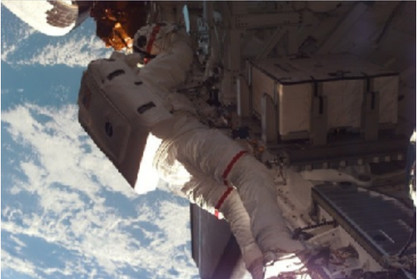
#> input picture cv02_image_enhancement/image/spaceman.png, 417 x 279 px, shrunk from 536 x 359 before the run
$ python image_enhancement.py
#> lines starting #> are read from the running program, lines starting #| are printed output that depends on the picture
import cv2 as cv
import matplotlib.pyplot as plt
import numpy as np
import os


# 显示图片函数
def img_show(name, img):
    cv.imshow(name, img)
    cv.waitKey(0)
    cv.destroyAllWindows()


# 对灰度图像进行直方图均衡化
def equalize_hist(img, nbr_bins=256):
    # 图像直方图统计
    img_hist, bins = np.histogram(img.flatten(), nbr_bins)
    # 累积分布函数
    cdf = img_hist.cumsum()
    cdf = 255.0 * cdf / cdf[-1]
    # 使用累积分布函数的线性插值，计算新的像素值
    img2 = np.interp(img.flatten(), bins[:-1], cdf)  # 分段线性插值函数
    img_hist_result = img2.reshape(img.shape)
    return img_hist_result, cdf


# Gamma校正
def adjust_gamma(img, gamma):
    # 除以像素最大值进行归一化
    img_float = img / float(np.max(img))
    img_gamma = np.power(img_float, gamma) * float(np.max(img))
    img_gamma_int = img_gamma.astype(np.uint8)
    return img_gamma_int


# ==== main ========================================================

# 1 直方图均衡化
# 2 CLAHE
# 3 GAMMA校正，不同参数（大于1，小于1）

# 读取灰度图像
img = cv.imread('image/spaceman.png', cv.IMREAD_GRAYSCALE)
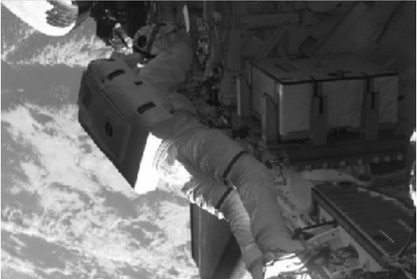
#> img: shape (279, 417); min 8, max 255, mean 98.4
cv.imwrite('image/img_gray.png', img)


# ==== part one: equalize hist ======
# 直方图均衡化
img_equalize_hist, cdf = equalize_hist(img)
#> in equalize_hist, `img_hist, bins = np.histogram(img.flatten(), nbr_bins)`: img_hist = 256 values, max 2748 at index 36, min 0 at index 28, mean 454.5; bins = 257 values from 8 to 255
#> in equalize_hist, `cdf = img_hist.cumsum()`: cdf = 256 values from 1 to 116343
#> in equalize_hist, `cdf = 255.0 * cdf / cdf[-1]`: cdf = 256 values from 0.00219 to 255
#> in equalize_hist, `img_hist_result = img2.reshape(img.shape)`:
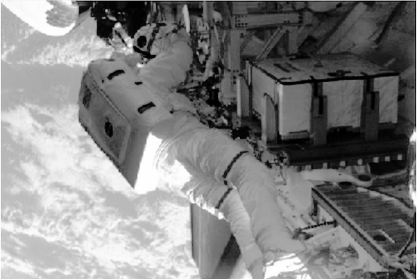
#> img_hist_result: shape (279, 417) float64; min 0.00219, max 255, mean 129.3
#> cdf = 256 values from 0.00219 to 255
img_eh_int = img_equalize_hist.astype(np.uint8)
# 使用库函数
img_eh_opencv = cv.equalizeHist(img)

# 对比 原始图像与均衡化图
img_eh_compare = np.hstack([img, img_eh_int, img_eh_opencv])
img_show('img_eh_compare', img_eh_compare)
cv.imwrite('image/compare_eh.png', img_eh_compare)

# 统计原始图像的直方图，灰度256阶
plt.subplot(2, 1, 1)
plt.hist(img.flatten(), 256)
plt.title('Original Image Gray Hist')
# 累计分布函数
plt.subplot(2, 1, 2)
plt.plot(cdf, color='r', label='cumulative distribution function')
plt.legend()
# plt.title('Cumulative Distribution Function')
plt.savefig('image/grayhist_cdf_original_image.png')
#> figure, not shown here; panel 1: tallest bar 2748 high, from x = 42.73 to 43.7; panel 2: curve peaks at x = 255, y = 255
plt.show()

# 统计均衡化图的直方图（自定义函数与库函数）
plt.hist(img_eh_int.flatten(), 256, label='custom function')
plt.legend(loc=1)
plt.twinx()
plt.hist(img_eh_opencv.flatten(), 256, color='r', label='opencv function')
plt.legend(loc=2)
plt.title('Equalized Image Gray Hist')
plt.savefig('image/gray_hist_equalized_image.png')
#> figure, not shown here; panel 1: tallest bar 2748 high, from x = 63.75 to 64.75; panel 2: tallest bar 2748 high, from x = 62.75 to 63.75
plt.show()
# 比较均衡化直方图
# 原始
plt.subplot(3, 1, 1)
plt.suptitle('Equalized Image Gray Hist')
plt.hist(img.flatten(), 256, label='origin')
plt.legend()
# 自定义
plt.subplot(3, 1, 2)
plt.hist(img_eh_int.flatten(), 256, label='custom function')
plt.legend()
# 库函数
plt.subplot(3, 1, 3)
plt.hist(img_eh_opencv.flatten(), 256, label='opencv function')
plt.legend()
plt.savefig('image/gray_hist_equalized_image2.png')
#> figure, not shown here; panel 1: tallest bar 2748 high, from x = 42.73 to 43.7; panel 2: tallest bar 2748 high, from x = 63.75 to 64.75; panel 3: tallest bar 2748 high, from x = 62.75 to 63.75
plt.show()


# ==== part two: Contrast Limited AHE (CLAHE) ======
# 限制对比对的自适应直方图均衡化
# clipLimit参数表示对比度限制，默认值为40
# tileGridSize参数表示分块的大小，默认为8*8
clahe = cv.createCLAHE()    # 默认参数
img_clahe = clahe.apply(img)

# 对比 原始图像和CLAHE增强图像
img_clahe_compare = np.hstack([img, img_clahe])
img_show('img_clahe_compare', img_clahe_compare)
cv.imwrite("image/compare_clahe.png", img_clahe_compare)

# 统计CLAHE图的直方图
plt.hist(img_clahe.flatten(), 256)
plt.title('CLAHE Image Gray Hist')
plt.savefig('image/gray_hist_clahe_image.png')
#> figure, not shown here; tallest bar 607 high, from x = 107.6 to 108.6
plt.show()

# 对比 EH与CLAHE（库函数默认参数）
compare_eh_clahe = np.hstack([img, img_eh_opencv, img_clahe])
img_show('compare_he_clahe', compare_eh_clahe)
# 保存至本地
cv.imwrite('image/compare_he_clahe.png', compare_eh_clahe)

# 调整CLAHE参数比较效果
# 参数clipLimit
clahe_limit2 = cv.createCLAHE(clipLimit=2.0)
clahe_limit5 = cv.createCLAHE(clipLimit=5.0)
clahe_limit10 = cv.createCLAHE(clipLimit=10.0)
clahe_limit20 = cv.createCLAHE(clipLimit=20.0)
clahe_limit40 = cv.createCLAHE(clipLimit=40.0)
clahe_limit100 = cv.createCLAHE(clipLimit=100.0)
img_clahe_limit2 = clahe_limit2.apply(img)
img_clahe_limit5 = clahe_limit5.apply(img)
img_clahe_limit10 = clahe_limit10.apply(img)
img_clahe_limit20 = clahe_limit20.apply(img)
img_clahe_limit40 = clahe_limit40.apply(img)
img_clahe_limit100 = clahe_limit100.apply(img)
# 显示
img_clahe_compare_limit1 = np.hstack([img, img_clahe_limit2, img_clahe_limit5, img_clahe_limit10])
img_clahe_compare_limit2 = np.hstack([img, img_clahe_limit20, img_clahe_limit40, img_clahe_limit100])
img_clahe_compare_limit = np.vstack([img_clahe_compare_limit1, img_clahe_compare_limit2])
img_show('img_clahe_compare_limit', img_clahe_compare_limit)
cv.imwrite('image/img_clahe_compare_limit.png', img_clahe_compare_limit)

# clahe增强的直方图（limit）
f, ax = plt.subplots(3, 3, sharex='col',sharey='row')
plt.subplots_adjust(hspace=0.3)
# 删除空余
f.delaxes(ax[-0][-1])
f.delaxes(ax[-0][-2])
# 原图
f.suptitle('Gray Hist of Different CLAHE ClipLimit')
ax[0][0].hist(img.flatten(), 256)
ax[0][0].set_title('original img')
# limit = 2
ax[1][0].hist(img_clahe_limit2.flatten(), 256)
ax[1][0].set_title('clipLimit=2')
# limit = 5
ax[1][1].hist(img_clahe_limit5.flatten(), 256)
ax[1][1].set_title('clipLimit=5')
# limit = 10
ax[1][2].hist(img_clahe_limit10.flatten(), 256)
ax[1][2].set_title('clipLimit=10')
# limit = 20
ax[2][0].hist(img_clahe_limit20.flatten(), 256)
ax[2][0].set_title('clipLimit=20')
# limit = 40
ax[2][1].hist(img_clahe_limit40.flatten(), 256)
ax[2][1].set_title('clipLimit=40')
# limit = 100
ax[2][2].hist(img_clahe_limit100.flatten(), 256)
ax[2][2].set_title('clipLimit=100')
# 保存及显示
plt.savefig('image/hist_compare_clahe_limit.png')
#> figure, not shown here; panel 5: tallest bar 601 high, from x = 115.5 to 116.5
plt.show()

# 参数tileGridSize
clahe_size2 = cv.createCLAHE(tileGridSize=(2,2))
clahe_size4 = cv.createCLAHE(tileGridSize=(4,4))
clahe_size8 = cv.createCLAHE(tileGridSize=(8,8))
clahe_size16 = cv.createCLAHE(tileGridSize=(16,16))
img_clahe_size2 = clahe_size2.apply(img)
img_clahe_size4 = clahe_size4.apply(img)
img_clahe_size8 = clahe_size8.apply(img)
img_clahe_size16 = clahe_size16.apply(img)
img_clahe_compare_size = np.hstack([img, img_clahe_size2, img_clahe_size4, img_clahe_size8, img_clahe_size16])
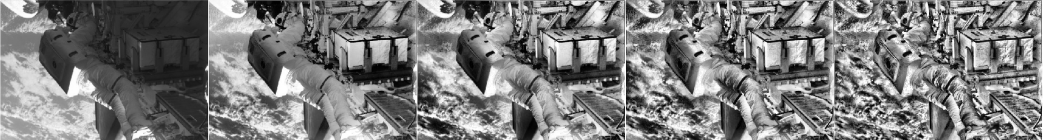
#> img_clahe_compare_size: shape (279, 2085) (shown at 1/2 size); min 0, max 255, mean 123.9
img_show('img_clahe_compare_size', img_clahe_compare_size)
cv.imwrite('image/img_clahe_compare_size.png', img_clahe_compare_size)

# clahe增强的直方图（size）
f, ax = plt.subplots(3, 2, sharex='col',sharey='row')
plt.subplots_adjust(hspace=0.3)
# 删除空余
f.delaxes(ax[-0][-1])
# 原图
f.suptitle('Gray Hist of Different CLAHE TileGridSize')
ax[0][0].hist(img.flatten(), 256)
ax[0][0].set_title('original img')
# size = 2
ax[1][0].hist(img_clahe_size2.flatten(), 256)
ax[1][0].set_title('tileGridSize=2')
# size = 4
ax[1][1].hist(img_clahe_size4.flatten(), 256)
ax[1][1].set_title('tileGridSize=5')
# size = 8
ax[2][0].hist(img_clahe_size8.flatten(), 256)
ax[2][0].set_title('tileGridSize=10')
# size = 16
ax[2][1].hist(img_clahe_size16.flatten(), 256)
ax[2][1].set_title('tileGridSize=2')
# 保存及显示
plt.savefig('image/hist_compare_clahe_size.png')
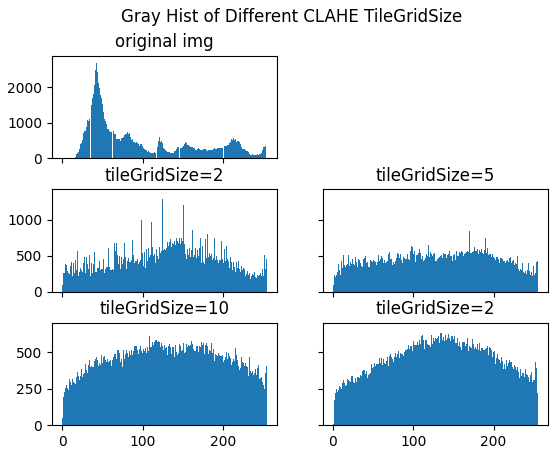
#> figure drawn by matplotlib, 5 panels; panel 4: tallest bar 607 high, from x = 107.6 to 108.6
plt.show()


# ==== part three: gamma adjust ======
# Gamma校正
# gamma=1
img_gamma_eq = adjust_gamma(img, 1)
# gamma>1
img_gamma_gr1 = adjust_gamma(img, 1.5)
img_gamma_gr2 = adjust_gamma(img, 2)
img_gamma_gr3 = adjust_gamma(img, 5)
img_gamma_gr4 = adjust_gamma(img, 10)
# gamma<1
img_gamma_ls1 = adjust_gamma(img, 1 / 1.5)
img_gamma_ls2 = adjust_gamma(img, 1 / 2)
img_gamma_ls3 = adjust_gamma(img, 1 / 5)
img_gamma_ls4 = adjust_gamma(img, 1 / 10)
#> in adjust_gamma (call 9), `img_gamma = np.power(img_float, gamma) * float(np.max(img))`:
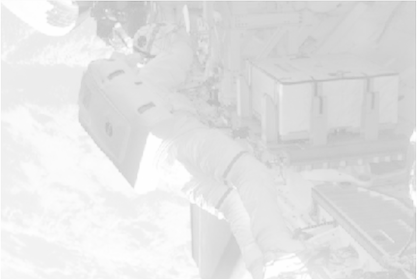
#> img_gamma: shape (279, 417) float64; min 180.4, max 255, mean 227.1
# 对比
compare_gamma_1 = np.hstack([img, img_gamma_eq, img_gamma_gr1, img_gamma_gr2, img_gamma_gr3, img_gamma_gr4])
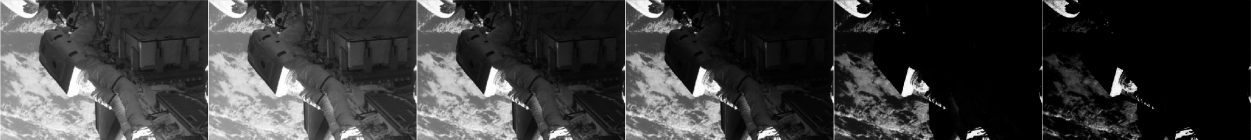
#> compare_gamma_1: shape (279, 2502) (shown at 1/2 size); min 0, max 255, mean 59.6
compare_gamma_2 = np.hstack([img, img_gamma_eq, img_gamma_ls1, img_gamma_ls2, img_gamma_ls3, img_gamma_ls4])
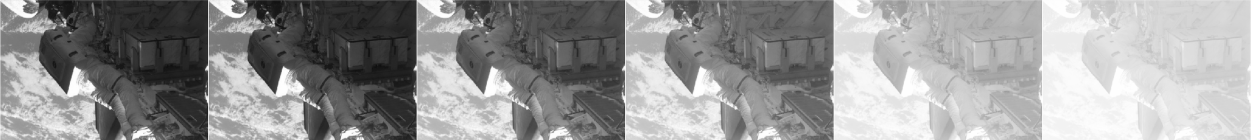
#> compare_gamma_2: shape (279, 2502) (shown at 1/2 size); min 8, max 255, mean 150.6
compare_gamma = np.vstack([compare_gamma_1, compare_gamma_2])
img_show('compare_gamma', compare_gamma)
cv.imwrite('image/compare_gamma.png',compare_gamma)


# ==== 比较 CLAHE 和 GAMMA校正 效果 ======
# 图1
img1 = cv.imread('image/spaceman.png', cv.IMREAD_GRAYSCALE)
clahe1 = cv.createCLAHE()
img_1_clahe = clahe1.apply(img1)
img_1_gamma_gr = adjust_gamma(img1, 2)
img_1_gamma_ls = adjust_gamma(img1, 1/2)
img_compare_clahe_gamma_1 = np.hstack([img1, img_1_clahe, img_1_gamma_gr, img_1_gamma_ls])
img_show('img_compare_clahe_gamma1', img_compare_clahe_gamma_1)
cv.imwrite('image/img_compare_clahe_gamma1.png', img_compare_clahe_gamma_1)

# 图2
img2 = cv.imread('image/doge1.png', cv.IMREAD_GRAYSCALE)
clahe2 = cv.createCLAHE()
img_2_clahe = clahe2.apply(img2)
img_2_gamma_gr = adjust_gamma(img2, 2)
img_2_gamma_ls = adjust_gamma(img2, 1/2)
img_compare_clahe_gamma_2 = np.hstack([img2, img_2_clahe, img_2_gamma_gr, img_2_gamma_ls])
img_show('img_compare_clahe_gamma2', img_compare_clahe_gamma_2)
cv.imwrite('image/img_compare_clahe_gamma2.png', img_compare_clahe_gamma_2)

# 图3
img3 = cv.imread('image/doge2.png', cv.IMREAD_GRAYSCALE)
clahe3 = cv.createCLAHE()
img_3_clahe = clahe3.apply(img3)
img_3_gamma_gr = adjust_gamma(img3, 2)
img_3_gamma_ls = adjust_gamma(img3, 1/2)
img_compare_clahe_gamma_3 = np.hstack([img3, img_3_clahe, img_3_gamma_gr, img_3_gamma_ls])
img_show('img_compare_clahe_gamma3', img_compare_clahe_gamma_3)
cv.imwrite('image/img_compare_clahe_gamma3.png', img_compare_clahe_gamma_3)
